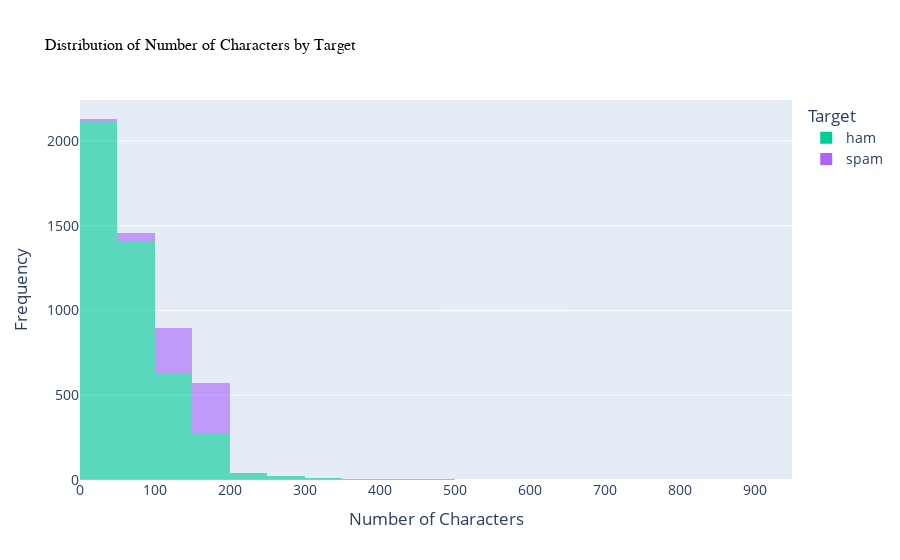

Source (notebook cell):
### Code cell
#visualizating distribution of number of characters for each class

fig = px.histogram(
    df, 
    x='num_characters', 
    color='Category', 
    nbins=30,  # Number of bins
    opacity=0.6,
    labels={'num_characters': 'Number of Characters'}, 
    title='Distribution of Number of Characters by Target',
    color_discrete_map={0: 'green', 1: 'red'}  # Map target values to colors
)


#update layout for better readability
fig.update_layout(
    xaxis_title='Number of Characters',
    yaxis_title='Frequency',
    legend_title='Target',
    font=dict(size=14),
    title_font=dict(size=16, family='Times New Roman', color='black'),
)
fig.show()

### Figure 1 — Plotly figure (JSON) as saved in the notebook; plotly's stock layout.template omitted (floating-point values rounded to 4 significant figures; data arrays with more than 128 entries replaced by an {"elided": "..."} marker saying what was removed)
{"data": [{"alignmentgroup": "True", "bingroup": "x", "hovertemplate": "Category=ham<br>Number of Characters=%{x}<br>count=%{y}<extra></extra>", "legendgroup": "ham", "marker": {"color": "#00cc96", "opacity": 0.6, "pattern": {"shape": ""}}, "name": "ham", "nbinsx": 30, "offsetgroup": "ham", "orientation": "v", "showlegend": true, "type": "histogram", "x": {"elided": "4516 int values"}, "xaxis": "x", "yaxis": "y"}, {"alignmentgroup": "True", "bingroup": "x", "hovertemplate": "Category=spam<br>Number of Characters=%{x}<br>count=%{y}<extra></extra>", "legendgroup": "spam", "marker": {"color": "#ab63fa", "opacity": 0.6, "pattern": {"shape": ""}}, "name": "spam", "nbinsx": 30, "offsetgroup": "spam", "orientation": "v", "showlegend": true, "type": "histogram", "x": {"elided": "641 int values"}, "xaxis": "x", "yaxis": "y"}], "layout": {"barmode": "relative", "font": {"size": 14}, "legend": {"title": {"text": "Target"}, "tracegroupgap": 0}, "title": {"font": {"color": "black", "family": "Times New Roman", "size": 16}, "text": "Distribution of Number of Characters by Target"}, "xaxis": {"anchor": "y", "domain": [0, 1], "title": {"text": "Number of Characters"}}, "yaxis": {"anchor": "x", "domain": [0, 1], "title": {"text": "Frequency"}}}}
